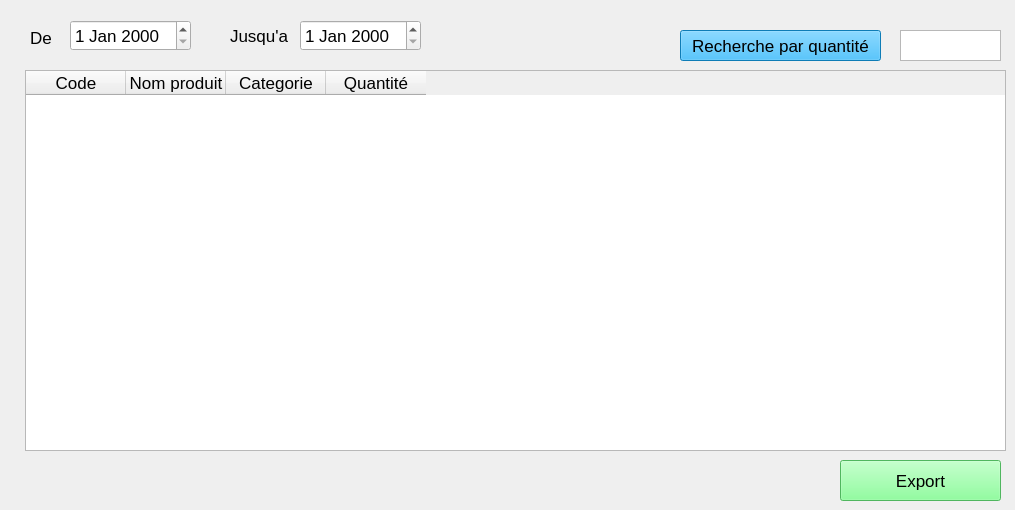
      <widget class="QWidget" name="tab_15">
       <attribute name="title">
        <string>Report</string>
       </attribute>
       <widget class="QTableWidget" name="tableWidget_5">
        <property name="geometry">
         <rect>
          <x>25</x>
          <y>70</y>
          <width>981</width>
          <height>381</height>
         </rect>
        </property>
        <property name="font">
         <font>
          <pointsize>13</pointsize>
         </font>
        </property>
        <column>
         <property name="text">
          <string>Code</string>
         </property>
        </column>
        <column>
         <property name="text">
          <string>Nom produit</string>
         </property>
        </column>
        <column>
         <property name="text">
          <string>Categorie</string>
         </property>
        </column>
        <column>
         <property name="text">
          <string>Quantité</string>
         </property>
        </column>
       </widget>
       <widget class="QDateEdit" name="dateEdit">
        <property name="geometry">
         <rect>
          <x>70</x>
          <y>20</y>
          <width>121</width>
          <height>31</height>
         </rect>
        </property>
        <property name="font">
         <font>
          <pointsize>13</pointsize>
         </font>
        </property>
       </widget>
       <widget class="QDateEdit" name="dateEdit_2">
        <property name="geometry">
         <rect>
          <x>300</x>
          <y>20</y>
          <width>121</width>
          <height>31</height>
         </rect>
        </property>
        <property name="font">
         <font>
          <pointsize>13</pointsize>
         </font>
        </property>
       </widget>
       <widget class="QLabel" name="label_21">
        <property name="geometry">
         <rect>
          <x>30</x>
          <y>30</y>
          <width>21</width>
          <height>16</height>
         </rect>
        </property>
        <property name="font">
         <font>
          <pointsize>13</pointsize>
         </font>
        </property>
        <property name="text">
         <string>De</string>
        </property>
       </widget>
       <widget class="QLabel" name="label_28">
        <property name="geometry">
         <rect>
          <x>230</x>
          <y>20</y>
          <width>61</width>
          <height>31</height>
         </rect>
        </property>
        <property name="font">
         <font>
          <pointsize>13</pointsize>
         </font>
        </property>
        <property name="text">
         <string>Jusqu'a </string>
        </property>
       </widget>
       <widget class="QPushButton" name="pushButton_24">
        <property name="geometry">
         <rect>
          <x>680</x>
          <y>30</y>
          <width>201</width>
          <height>31</height>
         </rect>
        </property>
        <property name="font">
         <font>
          <pointsize>13</pointsize>
         </font>
        </property>
        <property name="styleSheet">
         <string notr="true">background-color: rgb(19, 173, 255);
</string>
        </property>
        <property name="text">
         <string>Recherche par quantité</string>
        </property>
        <property name="icon">
         <iconset resource="iconne.qrc">
          <normaloff>:/icone/searche.png</normaloff>:/icone/searche.png</iconset>
        </property>
       </widget>
       <widget class="QTextEdit" name="textEdit">
        <property name="geometry">
         <rect>
          <x>900</x>
          <y>30</y>
          <width>101</width>
          <height>31</height>
         </rect>
        </property>
        <property name="font">
         <font>
          <pointsize>13</pointsize>
         </font>
        </property>
       </widget>
       <widget class="QPushButton" name="pushButton_31">
        <property name="geometry">
         <rect>
          <x>840</x>
          <y>460</y>
          <width>161</width>
          <height>41</height>
         </rect>
        </property>
        <property name="font">
         <font>
          <pointsize>13</pointsize>
         </font>
        </property>
        <property name="styleSheet">
         <string notr="true">background-color: rgb(112, 255, 133);
</string>
        </property>
        <property name="text">
         <string>Export</string>
        </property>
        <property name="icon">
         <iconset resource="iconne.qrc">
          <normaloff>:/icone/imprimer.png</normaloff>:/icone/imprimer.png</iconset>
        </property>
        <property name="iconSize">
         <size>
          <width>22</width>
          <height>22</height>
         </size>
        </property>
       </widget>
      </widget>
